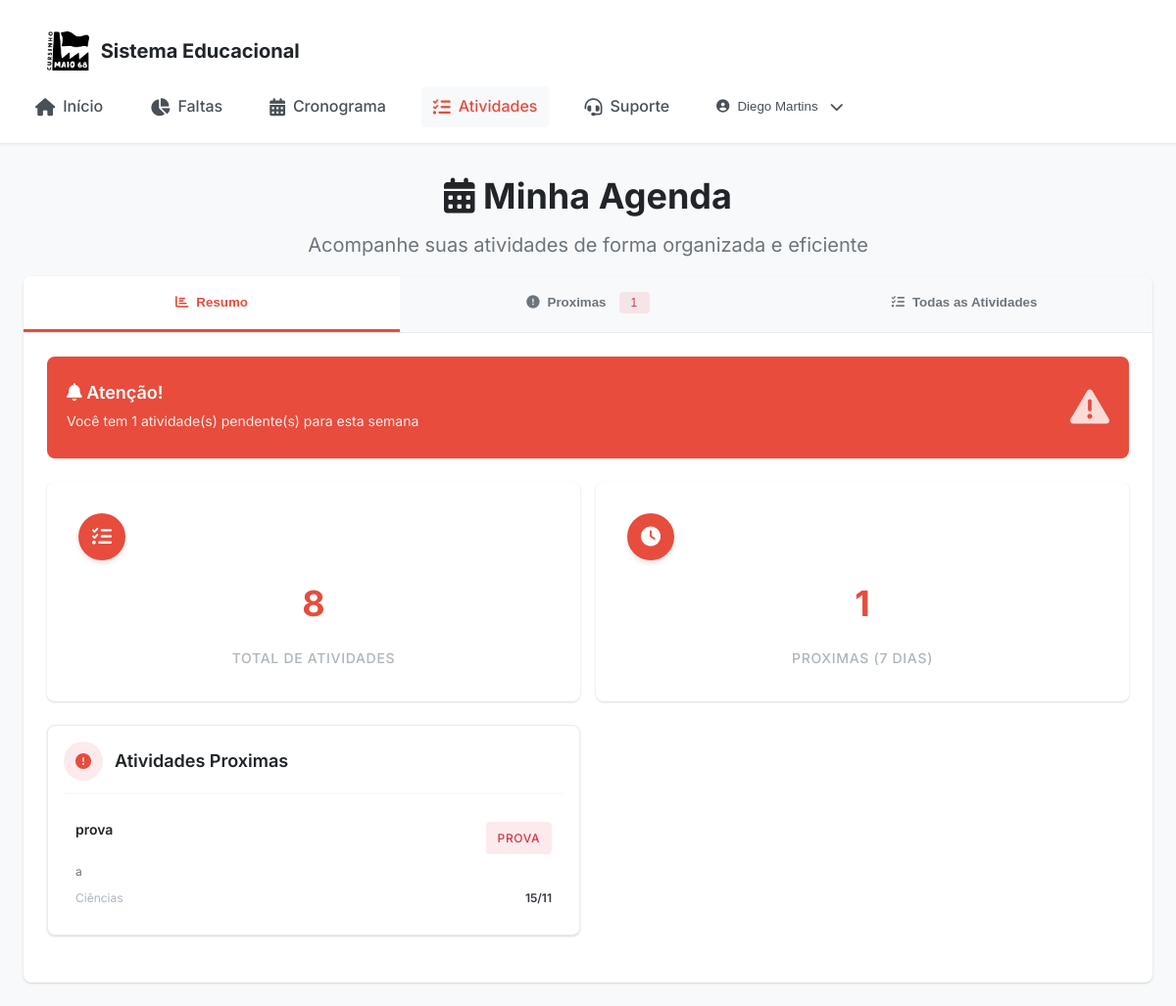
Screenshot of /pages/atividades.php (signed in) with the database file from the repository.
### tables this page shows
CREATE TABLE IF NOT EXISTS `atividade` (
  `id` bigint(20) UNSIGNED NOT NULL AUTO_INCREMENT,
  `disciplina_id` int(11) NOT NULL,
  `titulo` varchar(200) NOT NULL,
  `descricao` text DEFAULT NULL,
  `data_atividade` date NOT NULL,
  `tipo` varchar(50) DEFAULT 'atividade',
  `criado_por` int(11) NOT NULL,
  `criado_em` timestamp NOT NULL DEFAULT current_timestamp(),
  PRIMARY KEY (`id`)
);

CREATE TABLE IF NOT EXISTS `disciplina` (
  `id` bigint(20) UNSIGNED NOT NULL AUTO_INCREMENT,
  `nome` varchar(100) NOT NULL,
  `professor_id` int(11) NOT NULL,
  `ativo` smallint(6) DEFAULT 1,
  `primeiro_login` timestamp NULL DEFAULT NULL,
  `senha_alterada` smallint(6) DEFAULT 0,
  PRIMARY KEY (`id`)
);

### pages/atividades.php (the view, shortened to what this page needs)
<?php
require_once "../includes/connection.php";
class AgendaViewer {
    private $con;
    private $user_id;
    private $user_type;
    public function __construct($connection, $user_id, $user_type) {
        $this->con = $connection;
        $this->user_id = $user_id;
        $this->user_type = $user_type;
    }
    public function obterAtividades() {
        try {
            if ($this->user_type === 'aluno') {
                $stmt = $this->con->prepare("
                    SELECT a.*, d.nome as disciplina_nome, u.nome as professor_nome
                    FROM atividade a
                    JOIN disciplina d ON a.disciplina_id = d.id
                    JOIN usuario u ON a.criado_por = u.id
                    WHERE a.disciplina_id IN (
                        SELECT disciplina_id FROM matricula WHERE aluno_id = :aluno_id
                    )
                    ORDER BY a.data_atividade ASC
                ");
                $stmt->bindParam(":aluno_id", $this->user_id);
            }
            $stmt->execute();
            return $stmt->fetchAll(PDO::FETCH_ASSOC);
        } catch (Exception $e) {
            error_log("Erro ao obter atividades: " . $e->getMessage());
            return [];
        }
    }
    public function obterAtividadesProximas() {
        try {
            $data_hoje = date('Y-m-d');
            $data_limite = date('Y-m-d', strtotime('+7 days'));
            if ($this->user_type === 'aluno') {
                $stmt = $this->con->prepare("
                    SELECT a.*, d.nome as disciplina_nome, u.nome as professor_nome
                    FROM atividade a
                    JOIN disciplina d ON a.disciplina_id = d.id
                    JOIN usuario u ON a.criado_por = u.id
                    WHERE a.data_atividade BETWEEN :data_hoje AND :data_limite
                    AND a.disciplina_id IN (
                        SELECT disciplina_id FROM matricula WHERE aluno_id = :aluno_id
                    )
                    ORDER BY a.data_atividade ASC
                ");
                $stmt->bindParam(":aluno_id", $this->user_id);
            }
            $stmt->bindParam(":data_hoje", $data_hoje);
            $stmt->bindParam(":data_limite", $data_limite);
            $stmt->execute();
            return $stmt->fetchAll(PDO::FETCH_ASSOC);
        } catch (Exception $e) {
            error_log("Erro ao obter atividades proximas: " . $e->getMessage());
            return [];
        }
    }
}
$agenda = new AgendaViewer($con, $_SESSION["user_id"], $_SESSION["user_type"]);
$atividades = $agenda->obterAtividades();
$atividades_proximas = $agenda->obterAtividadesProximas();
?>
<!DOCTYPE html>
<html lang="pt-BR">
<head>
    <link rel="stylesheet" href="../css/modern.css">
    <link rel="stylesheet" href="https://cdnjs.cloudflare.com/ajax/libs/font-awesome/6.4.0/css/all.min.css">
</head>
<body>
    <?php require_once "../includes/header.php"; ?>
    <main class="container" style="padding-top: var(--spacing-8);">
        <div class="text-center mb-8">
            <h1 class="text-4xl font-bold text-gray-900 mb-3">
                <i class="fas fa-calendar-alt text-primary-red mr-3"></i>
                Minha Agenda
            </h1>
            <p class="text-xl text-gray-600 max-w-2xl mx-auto">
                Acompanhe suas atividades de forma organizada e eficiente
            </p>
        </div>
        <div class="tabs-container">
            <div class="tabs-header">
                <button class="tab-button active" data-tab="resumo">
                    <i class="fas fa-chart-bar"></i>
                    Resumo
                </button>
                <button class="tab-button" data-tab="proximas">
                    <i class="fas fa-exclamation-circle"></i>
                    Proximas
                </button>
                <button class="tab-button" data-tab="atividades">
                    <i class="fas fa-tasks"></i>
                    Todas as Atividades
                </button>
            </div>
            <div class="tab-content active" id="resumo-tab">
                <?php if (!empty($atividades_proximas)): ?>
                <div class="highlight-card">
                    <div class="highlight-content">
                        <div class="highlight-text">
                            <h3><i class="fas fa-bell mr-2"></i> Atenção!</h3>
                            <p>Você tem <?php echo count($atividades_proximas); ?> atividade(s) pendente(s) para esta semana</p>
                        </div>
                        <div class="highlight-icon">
                            <i class="fas fa-exclamation-triangle"></i>
                        </div>
                    </div>
                </div>
                <?php endif; ?>
                <div class="stats-grid">
                    <div class="card metric-card">
                        <div class="card-icon">
                            <i class="fas fa-tasks"></i>
                        </div>
                        <div class="metric-number"><?php echo count($atividades); ?></div>
                        <div class="metric-label">Total de Atividades</div>
                    </div>
                    <div class="card metric-card">
                        <div class="card-icon">
                            <i class="fas fa-clock"></i>
                        </div>
                        <div class="metric-number"><?php echo count($atividades_proximas); ?></div>
                        <div class="metric-label">Proximas (7 dias)</div>
                    </div>
                </div>
                <div class="compact-grid">
                    <div class="compact-card">
                        <div class="compact-card-header">
                            <div class="compact-card-icon">
                                <i class="fas fa-exclamation-circle"></i>
                            </div>
                            <h3 class="compact-card-title">Atividades Proximas</h3>
                        </div>
                        <div class="space-y-3">
                            <?php if (empty($atividades_proximas)): ?>
                                <div class="text-center py-4">
                                    <i class="fas fa-check-circle text-success text-2xl mb-2"></i>
                                    <p class="text-gray-500 text-sm">Nenhuma atividade pendente</p>
                                </div>
                            <?php else: ?>
                                <?php foreach (array_slice($atividades_proximas, 0, 3) as $atividade): ?>
                                    <div class="p-3 bg-gray-50 rounded-lg border border-gray-200">
                                        <div class="flex items-start justify-between mb-2">
                                            <h4 class="font-semibold text-gray-900 text-sm"><?php echo htmlspecialchars($atividade['titulo']); ?></h4>
                                            <span class="badge <?php echo $atividade['tipo'] === 'prova' ? 'badge-danger' : 'badge-warning'; ?> text-xs">
                                                <?php echo ucfirst($atividade['tipo']); ?>
                                            </span>
                                        </div>
                                        <p class="text-xs text-gray-600 mb-2 line-clamp-2"><?php echo htmlspecialchars($atividade['descricao']); ?></p>
                                        <div class="flex items-center justify-between text-xs">
                                            <span class="text-gray-500">
                                                <?php echo htmlspecialchars($atividade['disciplina_nome']); ?>
                                            </span>
                                            <span class="font-semibold text-primary-red">
                                                <?php echo date('d/m', strtotime($atividade['data_atividade'])); ?>
                                            </span>
                                        </div>
                                    </div>
                                <?php endforeach; ?>
                            <?php endif; ?>
                        </div>
                    </div>
                </div>
            </div>
        </div>
    </main>
</body>
</html>

### css/modern.css (style rules this page uses)
:root { --primary-red: #DC3545; --primary-red-hover: #C82333; --primary-red-light: rgba(220, 53, 69, 0.1); --white: #FFFFFF; --gray-50: #F8F9FA; --gray-100: #E9ECEF; --gray-200: #DEE2E6; --gray-300: #CED4DA; --gray-400: #ADB5BD; --gray-500: #6C757D; --gray-600: #495057; --gray-700: #343A40; --gray-800: #212529; --gray-900: #000000; --success: #28A745; --warning: #FFC107; --danger: #DC3545; --info: #17A2B8; --font-family: 'Inter', -apple-system, BlinkMacSystemFont, 'Segoe UI', sans-serif; --font-size-xs: 0.75rem; --font-size-sm: 0.875rem; --font-size-base: 1rem; --font-size-lg: 1.125rem; --font-size-xl: 1.25rem; --font-size-2xl: 1.5rem; --font-size-3xl: 1.875rem; --font-size-4xl: 2.25rem; --spacing-1: 0.25rem; --spacing-2: 0.5rem; --spacing-3: 0.75rem; --spacing-4: 1rem; --spacing-5: 1.25rem; --spacing-6: 1.5rem; --spacing-8: 2rem; --spacing-10: 2.5rem; --spacing-12: 3rem; --spacing-16: 4rem; --spacing-20: 5rem; --border-radius-sm: 0.25rem; --border-radius: 0.375rem; --border-radius-lg: 0.5rem; --border-radius-xl: 0.75rem; --shadow-sm: 0 1px 2px 0 rgba(0, 0, 0, 0.05); --shadow: 0 1px 3px 0 rgba(0, 0, 0, 0.1), 0 1px 2px 0 rgba(0, 0, 0, 0.06); --shadow-md: 0 4px 6px -1px rgba(0, 0, 0, 0.1), 0 2px 4px -1px rgba(0, 0, 0, 0.06); --shadow-lg: 0 10px 15px -3px rgba(0, 0, 0, 0.1), 0 4px 6px -2px rgba(0, 0, 0, 0.05); --shadow-xl: 0 20px 25px -5px rgba(0, 0, 0, 0.1), 0 10px 10px -5px rgba(0, 0, 0, 0.04); --transition-fast: 150ms ease-in-out; --transition-normal: 300ms ease-in-out; --transition-slow: 500ms ease-in-out; }
* { box-sizing: border-box; margin: 0; padding: 0; }
html { font-size: 16px; line-height: 1.5; -webkit-font-smoothing: antialiased; -moz-osx-font-smoothing: grayscale; }
body { font-family: var(--font-family); font-size: var(--font-size-base); font-weight: 400; line-height: 1.6; color: var(--gray-800); background-color: var(--gray-50); min-height: 100vh; }
h1, h2, h3, h4, h5, h6 { font-weight: 600; line-height: 1.2; color: var(--gray-900); margin-bottom: var(--spacing-4); }
h1 { font-size: var(--font-size-4xl); }
h3 { font-size: var(--font-size-2xl); }
h4 { font-size: var(--font-size-xl); }
p { margin-bottom: var(--spacing-4); color: var(--gray-600); }
.container { width: 100%; max-width: 1200px; margin: 0 auto; padding: 0 var(--spacing-6); }
.flex { display: flex; }
.items-center { align-items: center; }
.justify-between { justify-content: space-between; }
.card { background: var(--white); border-radius: var(--border-radius-lg); box-shadow: var(--shadow); padding: var(--spacing-6); transition: all var(--transition-normal); }
.card-icon { width: 48px; height: 48px; background: var(--primary-red); color: var(--white); border-radius: 50%; display: flex; align-items: center; justify-content: center; font-size: var(--font-size-xl); box-shadow: var(--shadow-md); }
.metric-card { text-align: center; padding: var(--spacing-8); }
.metric-number { font-size: var(--font-size-4xl); font-weight: 700; margin: var(--spacing-4) 0; color: var(--primary-red); }
.metric-label { font-size: var(--font-size-sm); color: var(--gray-500); text-transform: uppercase; letter-spacing: 0.05em; font-weight: 500; }
.badge { display: inline-flex; align-items: center; padding: var(--spacing-1) var(--spacing-3); border-radius: var(--border-radius-sm); font-size: var(--font-size-xs); font-weight: 500; text-transform: uppercase; letter-spacing: 0.05em; }
.badge-danger { background-color: rgba(220, 53, 69, 0.1); color: var(--danger); }
.mb-2 { margin-bottom: var(--spacing-2); }
.mb-3 { margin-bottom: var(--spacing-3); }
.p-3 { padding: var(--spacing-3); }
.text-center { text-align: center; }
.text-xs { font-size: var(--font-size-xs); }
.text-sm { font-size: var(--font-size-sm); }
.text-xl { font-size: var(--font-size-xl); }
.font-semibold { font-weight: 600; }
.font-bold { font-weight: 700; }
.text-gray-500 { color: var(--gray-500); }
.text-gray-600 { color: var(--gray-600); }
.text-gray-900 { color: var(--gray-900); }

### rows the page displays
atividade: titulo "prova", tipo "PROVA", descricao "a", disciplina.nome "Ciências", data_atividade "15/11"

### other values shown
$username "Diego Martins"
count($atividades_proximas) "1"
count($atividades) "8"
